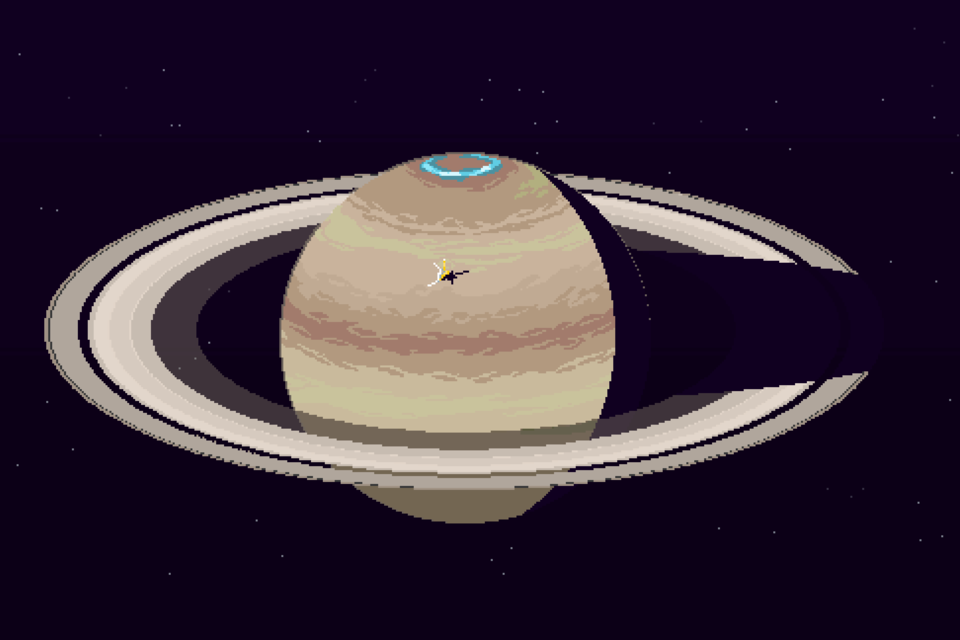

A 2D game scene composited from a Tiled map and its tileset images. What follows is a short description and the map's XML, with every tile layer's data as written:
An orthogonal 30x20 tile map with 32x32 px tiles, 1 tile layer (Camada de Blocos 1).

<map version="1.10" tiledversion="1.11.2" orientation="orthogonal" renderorder="right-down" width="30" height="20" tilewidth="32" tileheight="32" infinite="0" nextlayerid="2" nextobjectid="1">
 <tileset firstgid="1" name="Astronomo_World2" tilewidth="32" tileheight="32" tilecount="700" columns="35">
  <image source="Astronomo_World2.png" width="1138" height="640" />
 </tileset>
 <layer id="1" name="Camada de Blocos 1" width="30" height="20">
  <data encoding="csv">
4,5,6,7,8,9,10,11,12,13,14,15,16,17,18,19,20,21,22,23,24,25,26,27,28,29,30,31,32,33,
39,40,41,42,43,44,45,46,47,48,49,50,51,52,53,54,55,56,57,58,59,60,61,62,63,64,65,66,67,68,
74,75,76,77,78,79,80,81,82,83,84,85,86,87,88,89,90,91,92,93,94,95,96,97,98,99,100,101,102,103,
109,110,111,112,113,114,115,116,117,118,119,120,121,122,123,124,125,126,127,128,129,130,131,132,133,134,135,136,137,138,
144,145,146,147,148,149,150,151,152,153,154,155,156,157,158,159,160,161,162,163,164,165,166,167,168,169,170,171,172,173,
179,180,181,182,183,184,185,186,187,188,189,190,191,192,193,194,195,196,197,198,199,200,201,202,203,204,205,206,207,208,
214,215,216,217,218,219,220,221,222,223,224,225,226,227,228,229,230,231,232,233,234,235,236,237,238,239,240,241,242,243,
249,250,251,252,253,254,255,256,257,258,259,260,261,262,263,264,265,266,267,268,269,270,271,272,273,274,275,276,277,278,
284,285,286,287,288,289,290,291,292,293,294,295,296,297,298,299,300,301,302,303,304,305,306,307,308,309,310,311,312,313,
319,320,321,322,323,324,325,326,327,328,329,330,331,332,333,334,335,336,337,338,339,340,341,342,343,344,345,346,347,348,
354,355,356,357,358,359,360,361,362,363,364,365,366,367,368,369,370,371,372,373,374,375,376,377,378,379,380,381,382,383,
389,390,391,392,393,394,395,396,397,398,399,400,401,402,403,404,405,406,407,408,409,410,411,412,413,414,415,416,417,418,
424,425,426,427,428,429,430,431,432,433,434,435,436,437,438,439,440,441,442,443,444,445,446,447,448,449,450,451,452,453,
459,460,461,462,463,464,465,466,467,468,469,470,471,472,473,474,475,476,477,478,479,480,481,482,483,484,485,486,487,488,
494,495,496,497,498,499,500,501,502,503,504,505,506,507,508,509,510,511,512,513,514,515,516,517,518,519,520,521,522,523,
529,530,531,532,533,534,535,536,537,538,539,540,541,542,543,544,545,546,547,548,549,550,551,552,553,554,555,556,557,558,
564,565,566,567,568,569,570,571,572,573,574,575,576,577,578,579,580,581,582,583,584,585,586,587,588,589,590,591,592,593,
599,600,601,602,603,604,605,606,607,608,609,610,611,612,613,614,615,616,617,618,619,620,621,622,623,624,625,626,627,628,
634,635,636,637,638,639,640,641,642,643,644,645,646,647,648,649,650,651,652,653,654,655,656,657,658,659,660,661,662,663,
669,670,671,672,673,674,675,676,677,678,679,680,681,682,683,684,685,686,687,688,689,690,691,692,693,694,695,696,697,698
</data>
 </layer>
</map>
